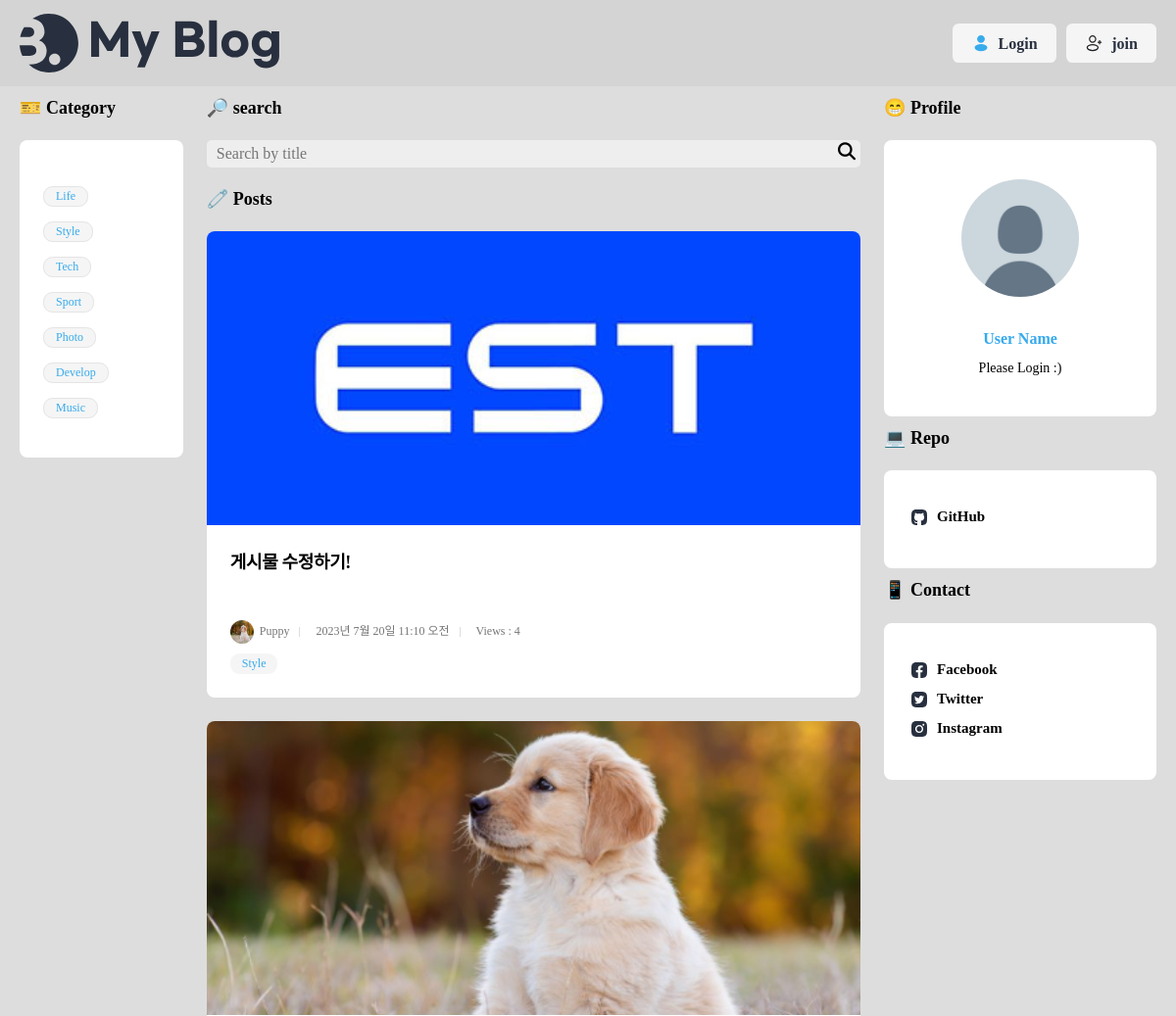
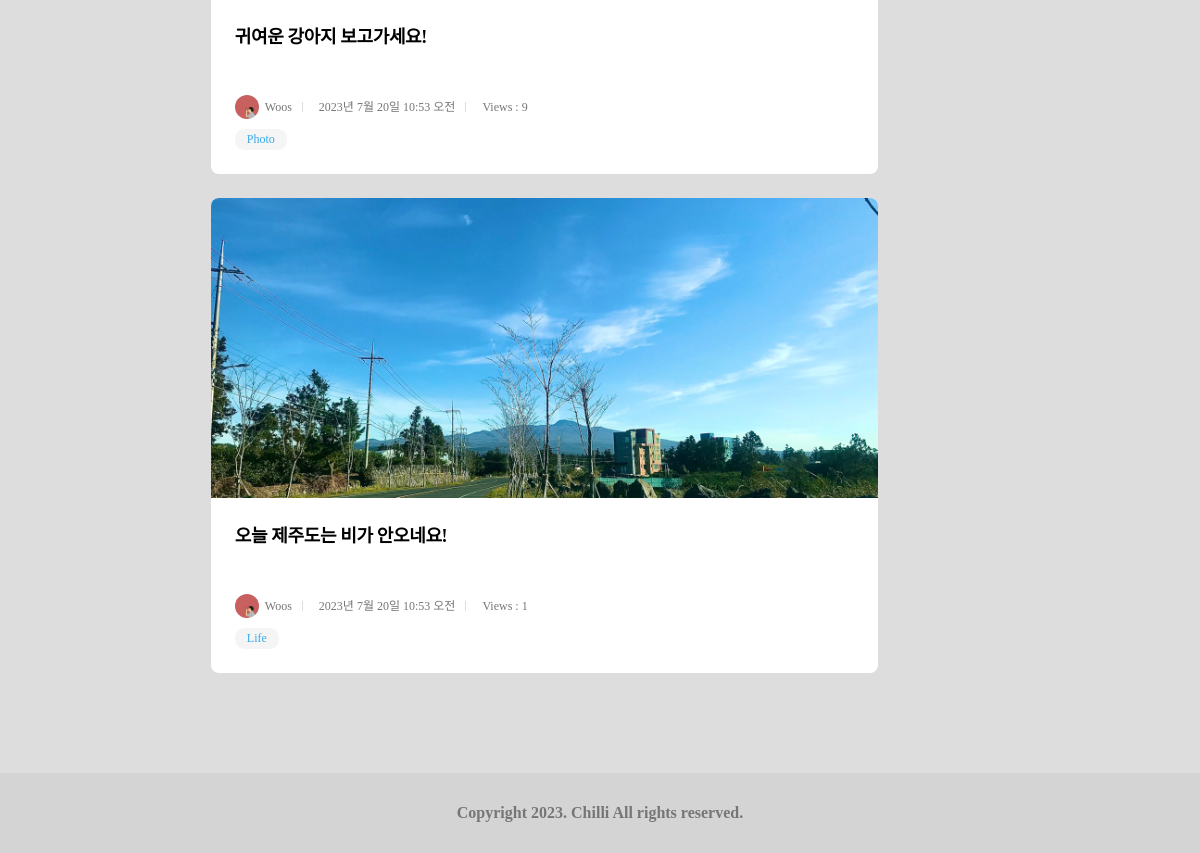
Page /blog/ on the earlier database version (2 pictures, top to bottom).
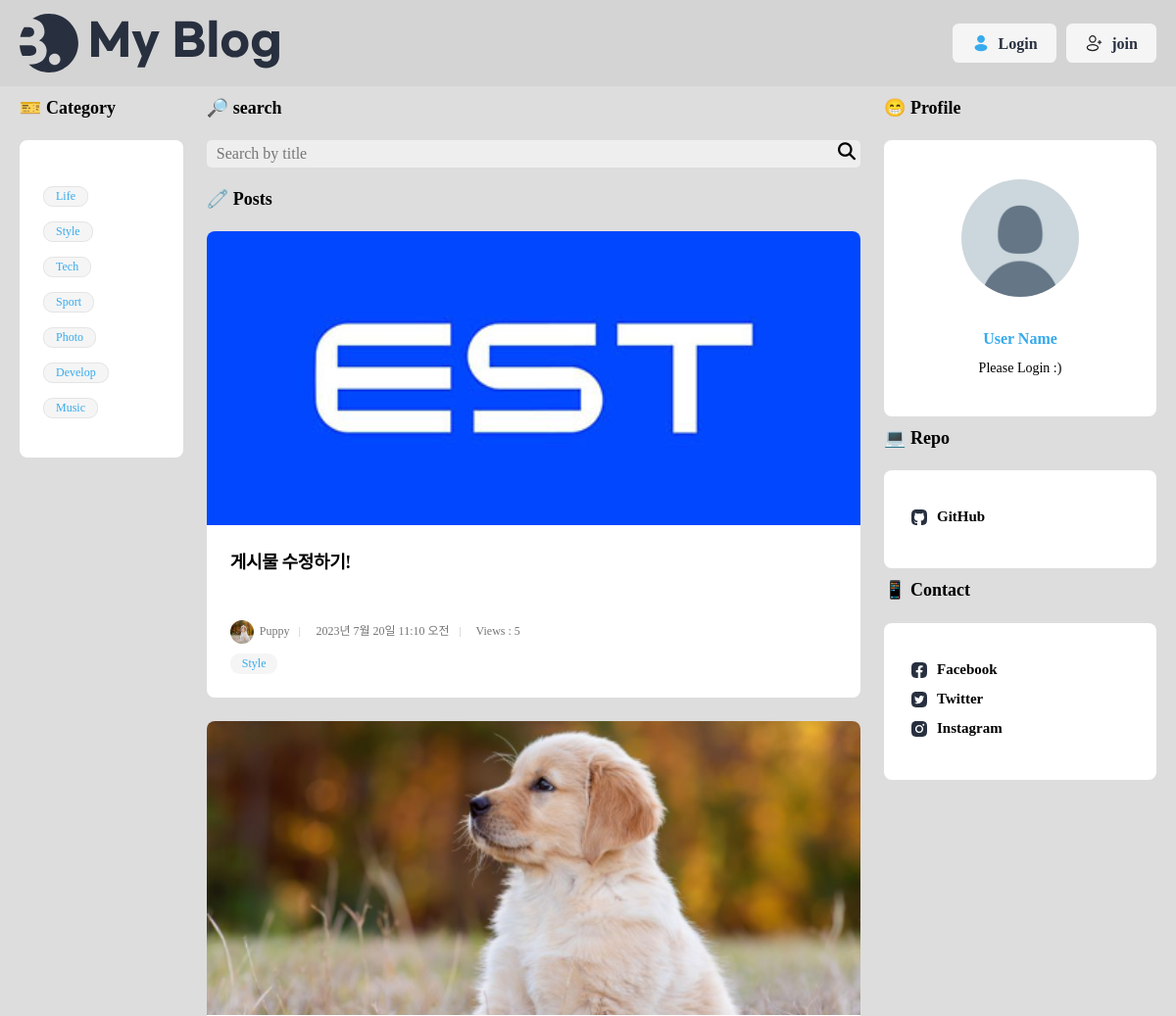
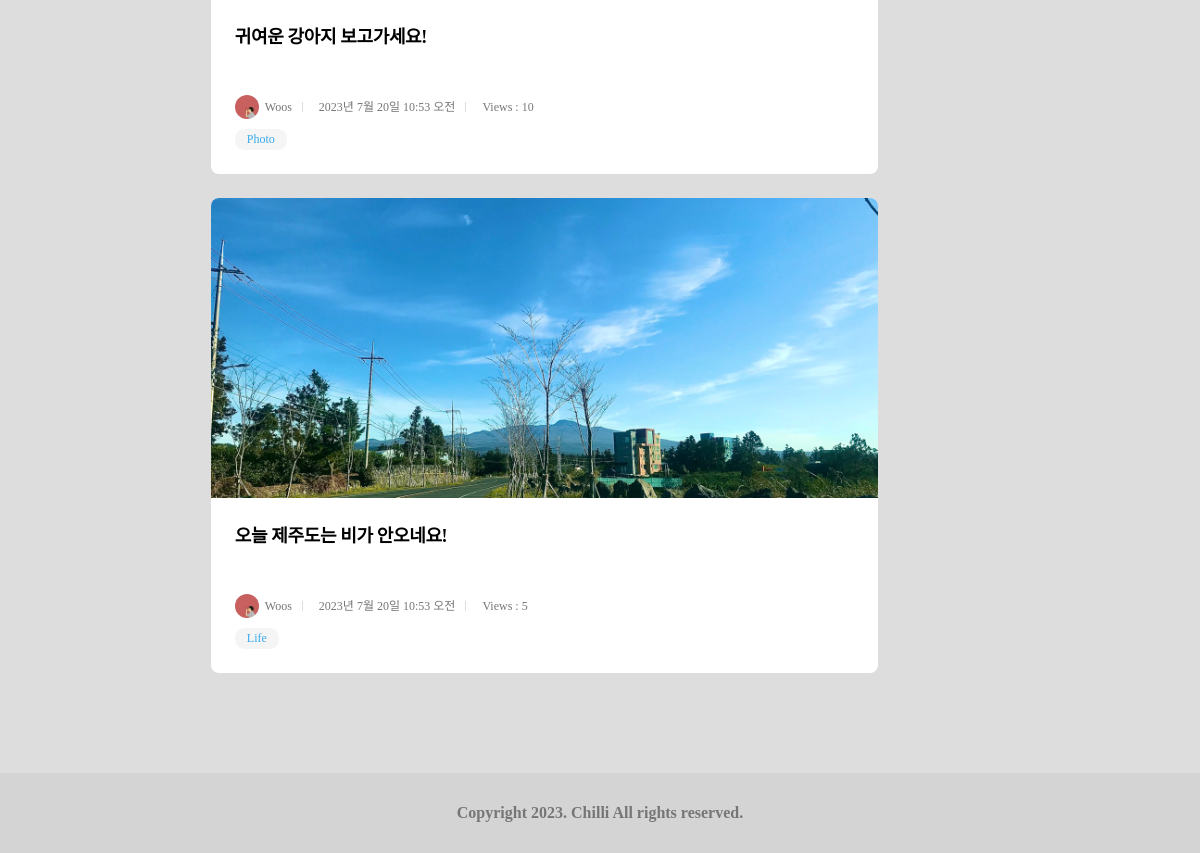
Same page on the later database version (2 pictures, top to bottom).
### blog/models.py (models this page shows)
class Post(models.Model):
    title = models.CharField(max_length=30)
    content = models.TextField()
    writer = models.ForeignKey(User, on_delete=models.CASCADE)
    status = models.CharField(default='active', max_length=20)
    thumbnail = models.ImageField(upload_to='blog/media',null=True,blank=True)
    views = models.IntegerField(default=0)
    created_at = models.DateTimeField(auto_now_add=True)
    updated_at = models.DateTimeField(auto_now=True)

class Category(models.Model):
    post = models.OneToOneField("Post", on_delete=models.CASCADE)
    name = models.CharField(max_length=20)
    created_at = models.DateTimeField(auto_now_add=True)
    status = models.CharField(default='active', max_length=20)

### user/models.py (models this page shows)
class Profile(models.Model):
    user = models.OneToOneField('User', on_delete=models.CASCADE)
    name = models.CharField(default='닉네임', max_length=50, null=True, blank=True)
    avatarUrl = models.ImageField(upload_to='user/media',null=True,blank=True)
    aboutMe = models.TextField(default='자신을 소개해주세요 :)',null=True, blank=True)
    created_at = models.DateTimeField(auto_now_add=True)
    updated_at = models.DateTimeField(auto_now=True)

### blog/views.py (the view)
# urls.py: path('', Index.as_view() , name='list'),
class Index(View):
    def get(self, request):
        post_objs = Post.objects.all().filter(status='active').order_by('-created_at')
        categories = ['Life','Style','Tech','Sport','Photo','Develop','Music']
        context = {
            "posts": post_objs,
            "categories": categories
        }
        return render(request, 'blog/post_list.html', context)

### blog/templates/blog/post_list.html (shortened to what the changed rows need)
{% extends 'base.html' %}
{% load static %}
{% block content %}
    <main>
        <div class="max-width">
            <section class='second_section'>
                {% if posts %}
                <ul class="posts">
                    {% for post in posts %}
                    <li>
                        <a href="{% url 'blog:detail' pk=post.pk %}" class="post">
                            <article>
                                {% if post.thumbnail %}
                                    <div class="img-wrap" style="background-image: url({{ post.thumbnail }}); background-size: cover; background-position: center;">
                                    </div>
                                {% endif %}
                                <div class="contents-wrap">
                                    <h3>{{post.title}}</h3>
                                    <dl class="author-wrap">
                                        <dd class="author">
                                            {% if post.writer.profile.avatarUrl.url %}
                                                <img src="{{post.writer.profile.avatarUrl.url}}" alt="" />
                                            {% else %}
                                                <img src="{%static 'user/image/basic_profile.jpg'%}" alt="" />
                                            {% endif %}
                                            {{ post.writer.profile.name }}
                                        </dd>
                                        <dd class="created">{{post.created_at}}</dd>
                                        <dd class="views">Views : {{post.views}}</dd>
                                    </dl>
                                    <dl class="category">
                                        <dd>{{ post.category.name }}</dd>
                                    </dl>
                                </div>
                            </article>
                        </a>
                    </li>
                    {% endfor %}
                </ul>
                {% else %}
                    <p class="nonexistent">작성된 게시물이 없습니다.</p>
                {% endif %}
            </section>
        </div>
    </main>
{% endblock %}

Differences in the rows shown:
changed Post "게시물 수정하기!": views "4" → "5"
changed Post "귀여운 강아지 보고가세요!": views "9" → "10"
changed Post "오늘 제주도는 비가 안오네요!": views "1" → "5"
